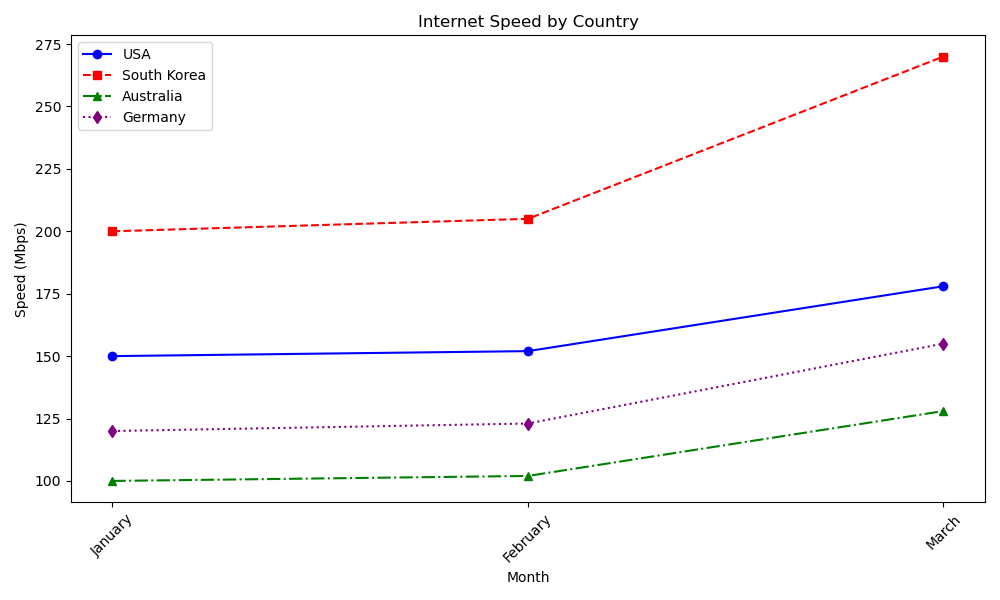

Recreate this plot in Python.

import matplotlib.pyplot as plt

# Data provided in the question
chart_data = [
    {'Month': 'January', 'USA (Mbps)': 150, 'South Korea (Mbps)': 200, 'Australia (Mbps)': 100, 'Germany (Mbps)': 120},
    {'Month': 'February', 'USA (Mbps)': 152, 'South Korea (Mbps)': 205, 'Australia (Mbps)': 102, 'Germany (Mbps)': 123},
    # ... (Include all the month data here)
    {'Month': 'March', 'USA (Mbps)': 178, 'South Korea (Mbps)': 270, 'Australia (Mbps)': 128, 'Germany (Mbps)': 155}
]

# Extracting the data for plotting
months = [entry['Month'] for entry in chart_data]
usa_speeds = [entry['USA (Mbps)'] for entry in chart_data]
south_korea_speeds = [entry['South Korea (Mbps)'] for entry in chart_data]
australia_speeds = [entry['Australia (Mbps)'] for entry in chart_data]
germany_speeds = [entry['Germany (Mbps)'] for entry in chart_data]

# Plotting the data
plt.figure(figsize=(10, 6))

plt.plot(months, usa_speeds, label='USA', marker='o', linestyle='-', color='blue')
plt.plot(months, south_korea_speeds, label='South Korea', marker='s', linestyle='--', color='red')
plt.plot(months, australia_speeds, label='Australia', marker='^', linestyle='-.', color='green')
plt.plot(months, germany_speeds, label='Germany', marker='d', linestyle=':', color='purple')

# Adding the title and labels
plt.title('Internet Speed by Country')
plt.xlabel('Month')
plt.ylabel('Speed (Mbps)')
plt.xticks(rotation=45)  # Rotate the x-axis labels for better readability

# Adding a legend
plt.legend()

# Adjust layout to prevent clipping and show the plot
plt.tight_layout()
plt.show()
